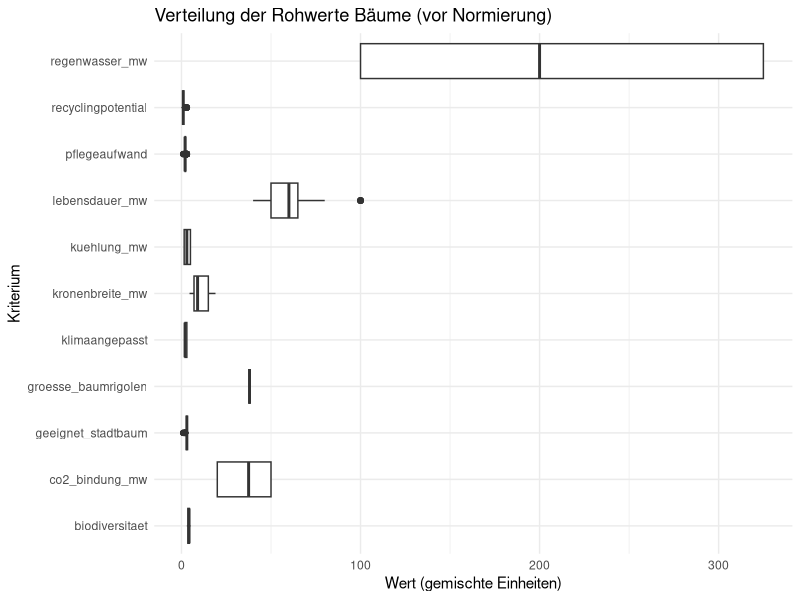
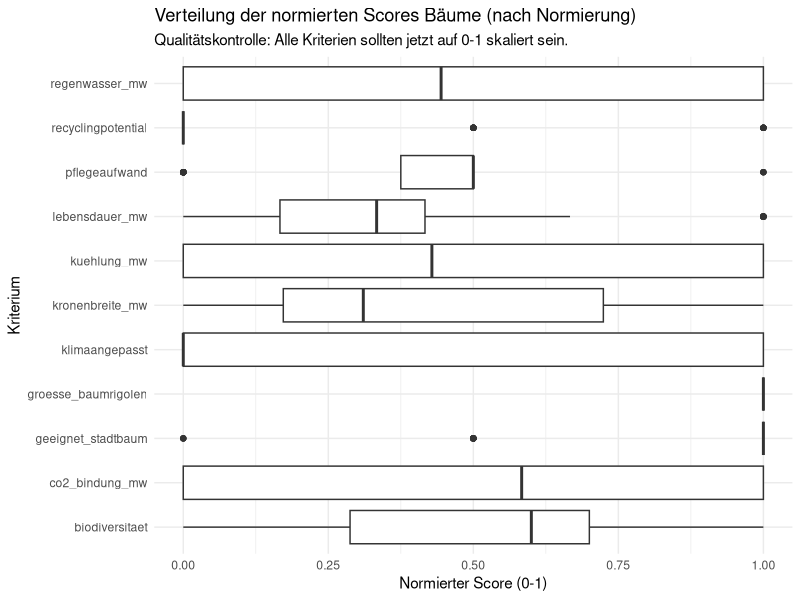
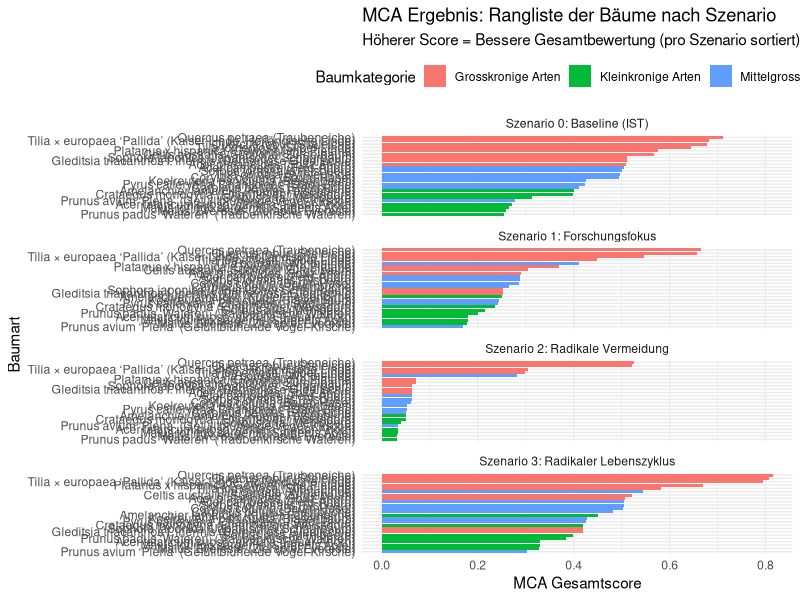
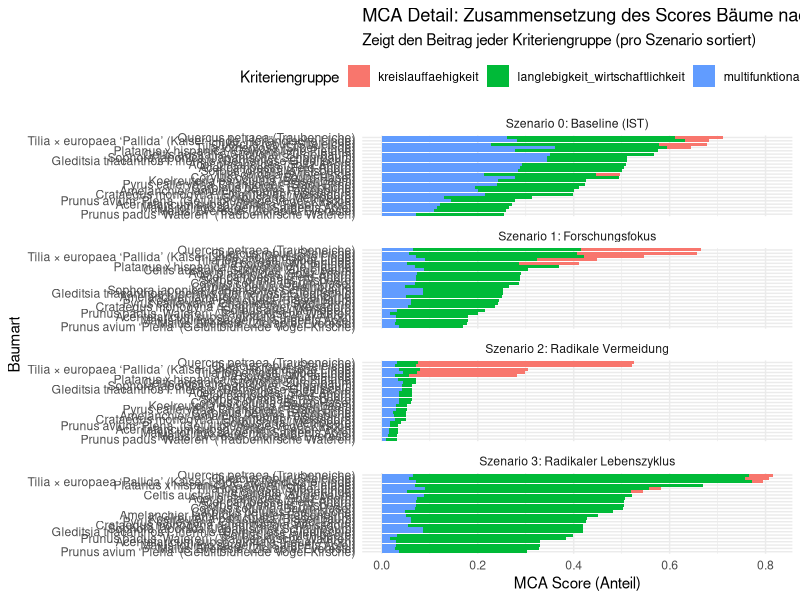
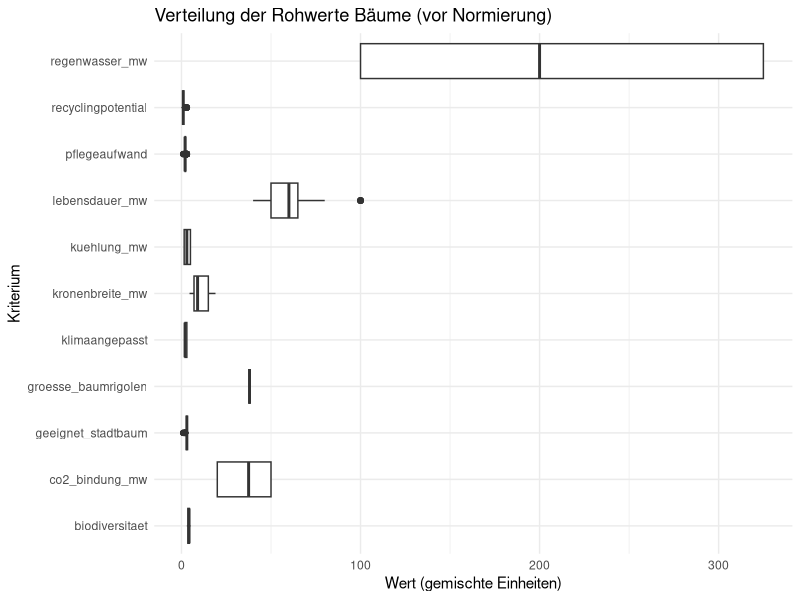
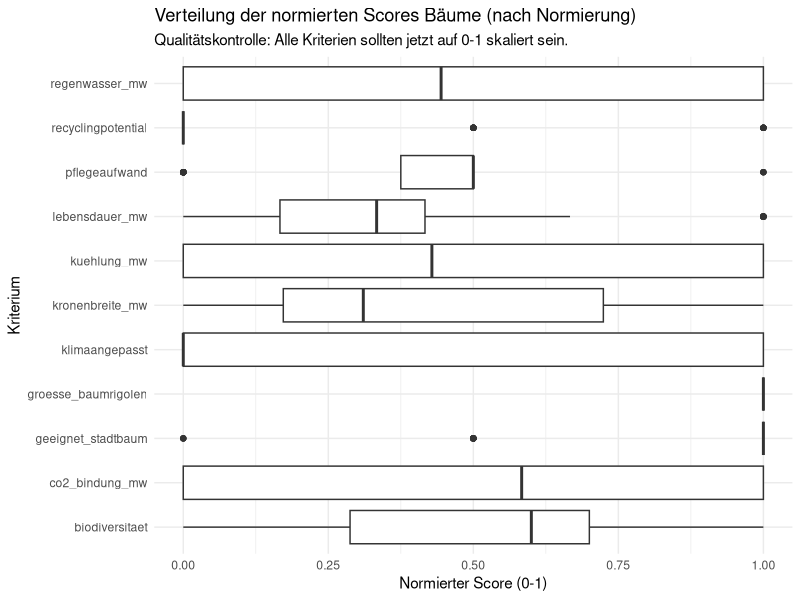
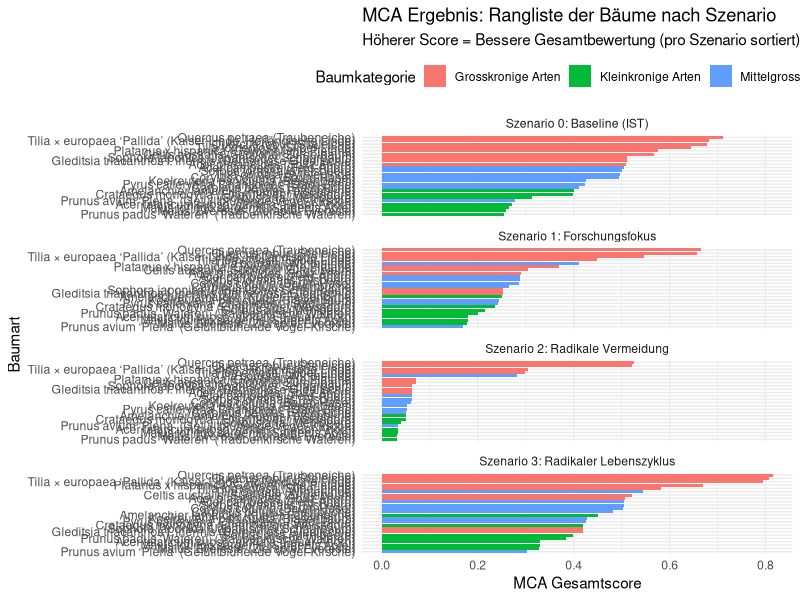
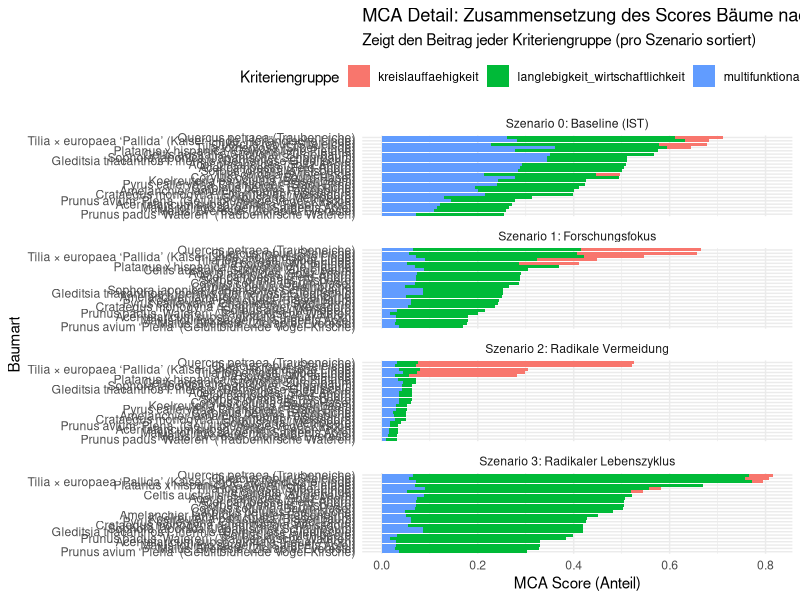

Here is the R script that generated these plots, in order: (Note: this script raises an error after producing the figures.)
## ---- chunk 1
library(tidyverse)
library(readr)
library(ggplot2)
library(forcats)
library(tidytext)
## ---- chunk 2
# Liest die Rohdaten für die Bäume ein
df_baeume_raw <- read_delim(
  "01_data_input/Baeume_tidy.csv", delim = ";"
)

# Liest die Gewichtungen für alle vier Szenarien ein
weights_s0_raw <- read_delim(
  "01_data_input/Baeume_Gewichtung_Szenario0.csv",
  delim = ";"
)
weights_s1_raw <- read_delim(
  "01_data_input/Baeume_Gewichtung_Szenario1.csv",
  delim = ";"
)
weights_s2_raw <- read_delim(
  "01_data_input/Baeume_Gewichtung_Szenario2.csv",
  delim = ";"
)
weights_s3_raw <- read_delim(
  "01_data_input/Baeume_Gewichtung_Szenario3.csv",
  delim = ";"
)
## ---- chunk 3
# A. Bereinigung der Rohdaten (Baeume_tidy.csv)
# Wähle die relevanten Spalten aus (ggf. anpassen, falls du mehr/weniger Spalten hast)
df_baeume <- df_baeume_raw %>%
  select(baumkategorie, baumart, lebensdauer_mw:recyclingpotential) # Annahme der Spaltennamen

# B. Bereinigung der Gewichtungen (ALLE SZENARIEN)
df_weights_s0 <- weights_s0_raw %>%
  mutate(szenario = "Szenario 0: Baseline (IST)")
df_weights_s1 <- weights_s1_raw %>%
  mutate(szenario = "Szenario 1: Forschungsfokus")
df_weights_s2 <- weights_s2_raw %>%
  mutate(szenario = "Szenario 2: Radikale Vermeidung")
df_weights_s3 <- weights_s3_raw %>%
  mutate(szenario = "Szenario 3: Radikaler Lebenszyklus")

# Binden zu einer Tabelle und Gesamtgewicht berechnen
df_weights <- bind_rows(df_weights_s0, df_weights_s1, df_weights_s2, df_weights_s3) %>%
  mutate(
    gewicht = group_weight * within_group_weight
  ) %>%
  rename(
    bewertungskategorie = criterion_id
  ) %>%
  select(szenario, bewertungskategorie, gewicht, group_id)

print("--- Finale Gewichtungs-Tabelle Bäume (df_weights) ---")
print(df_weights, n = 52) # 4 Szenarien * 13 Zeilen (11 Kriterien + 2 leere)




## ---- chunk 4
# 3.1 Wide-to-Long: Transformation der Rohdaten
df_baeume_long <- df_baeume %>%
  pivot_longer(
    # --- ANGEPASSTE AUSWAHL FÜR BÄUME ---
    # Nimmt alle Spalten von lebensdauer_mw bis recyclingpotential
    cols = c(lebensdauer_mw:recyclingpotential),
    # ------------------------------------
    names_to = "bewertungskategorie",
    values_to = "wert"
  )

# 3.2 JOIN: Verknüpfung mit Gewichtungstabelle
df_baeume_joined <- df_baeume_long %>%
  left_join(df_weights,
            by = "bewertungskategorie",
            relationship = "many-to-many"
  )
## ---- chunk 5
# Boxplot der Rohwerte für Bäume
plot_rohwerte_baeume <- ggplot(df_baeume_joined, aes(x = bewertungskategorie, y = wert)) +
  geom_boxplot() +
  coord_flip() +
  labs(
    title = "Verteilung der Rohwerte Bäume (vor Normierung)",
    x = "Kriterium",
    y = "Wert (gemischte Einheiten)"
  ) +
  theme_minimal()

print(plot_rohwerte_baeume)
ggsave("02_export/plots/check_01_rohwerte_verteilung_baeume.png", plot = plot_rohwerte_baeume, width = 10, height = 7)


## ---- chunk 6
# 5.1 Definieren: Welche Baum-Kriterien sind 'schlechter', wenn sie 'höher' sind?
# --- ANGEPASSTE LISTE FÜR BÄUME ---
kriterien_lower_is_better_baeume <- c(
  "pflegeaufwand",
  "groesse_baumrigolen"
)
# ----------------------------------

# 5.2 Min-Max-Skalierung (Normierung)

# 5.2a: Min/Max-Werte berechnen
df_baeume_with_minmax <- df_baeume_joined %>%
  filter(!is.na(wert)) %>%
  filter(!is.na(gewicht)) %>% # Ignoriert Kriterien ohne Gewicht (wie 'umweltbelastung')
  group_by(bewertungskategorie) %>%
  mutate(
    min_wert = min(wert, na.rm = TRUE),
    max_wert = max(wert, na.rm = TRUE)
  ) %>%
  ungroup()

# Überprüfung Min/Max
df_min_max_summary_baeume <- df_baeume_with_minmax %>%
  select(bewertungskategorie, min_wert, max_wert) %>%
  distinct()

print("--- Min/Max-Werte pro Baum-Kriterium ---")
print(df_min_max_summary_baeume)

# 5.2b: Skalierung auf 0-1 berechnen
df_baeume_normalized <- df_baeume_with_minmax %>%
  mutate(
    score_normiert = case_when(
      (max_wert - min_wert) == 0 ~ 1,
      # --- ANGEPASST ---
      !(bewertungskategorie %in% kriterien_lower_is_better_baeume) ~ (wert - min_wert) / (max_wert - min_wert),
      bewertungskategorie %in% kriterien_lower_is_better_baeume ~ 1 - ((wert - min_wert) / (max_wert - min_wert))
      # ---------------
    )
  )
## ---- chunk 7
# Boxplot der normierten Scores für Bäume
plot_normiert_baeume <- ggplot(df_baeume_normalized, aes(x = bewertungskategorie, y = score_normiert)) +
  geom_boxplot() +
  coord_flip() +
  scale_y_continuous(limits = c(0, 1)) +
  labs(
    title = "Verteilung der normierten Scores Bäume (nach Normierung)",
    subtitle = "Qualitätskontrolle: Alle Kriterien sollten jetzt auf 0-1 skaliert sein.",
    x = "Kriterium",
    y = "Normierter Score (0-1)"
  ) +
  theme_minimal()

print(plot_normiert_baeume)
ggsave("02_export/plots/check_02_normierte_scores_baeume.png", plot = plot_normiert_baeume, width = 10, height = 7)

## ---- chunk 8
# 7.1 Berechnung des gewichteten Scores
df_mca_calculated_baeume <- df_baeume_normalized %>%
  mutate(
    MCA_score_kriterium = score_normiert * gewicht
  )

# 7.2 Aggregation pro Baum & Szenario
df_mca_total_baeume <- df_mca_calculated_baeume %>%
  group_by(szenario, baumkategorie, baumart) %>% # <-- Spaltennamen ggf. anpassen
  summarise(
    MCA_gesamtscore = sum(MCA_score_kriterium, na.rm = TRUE)
  ) %>%
  ungroup() %>%
  arrange(szenario, desc(MCA_gesamtscore))

print("--- MCA Gesamtergebnis Bäume (sortiert) ---")
print(df_mca_total_baeume, n = Inf) # n = Inf zeigt alle Zeilen

# ---
# NEU: Block 7.3 - Auswahl der Top 3 Bäume pro Szenario
# ---
N_BAEUME_AUSWAEHLEN <- 3

df_sieger_baeume <- df_mca_total_baeume %>%
  group_by(szenario) %>%
  slice_max(MCA_gesamtscore, n = N_BAEUME_AUSWAEHLEN) %>%
  ungroup() %>%
  arrange(szenario, desc(MCA_gesamtscore))

print(paste("--- Top", N_BAEUME_AUSWAEHLEN, "Bäume pro Szenario (für Artenvielfalt) ---"))
print(df_sieger_baeume, n = Inf)
# ----------------------------------------------------


## ---- chunk 9

#| label: fig-mca-plots-baeume-vertical-wide
#| fig.width: 10   # --- ERHÖHT: Mehr Breite für die Plots ---
#| fig.height: 25  # (Höhe bleibt, war ja gut)
#| out.width: "95%" # --- ERHÖHT: Nutzt fast die volle Seitenbreite ---
#| out.height: "auto"
#| dpi: 300  

# Plot 1: Gesamtergebnis (Ranking) für Bäume
plot_mca_total_baeume <- ggplot(df_mca_total_baeume,
       aes(x = MCA_gesamtscore,
           y = tidytext::reorder_within(baumart, MCA_gesamtscore, szenario),
           fill = baumkategorie)) +
  geom_col() +
  tidytext::scale_y_reordered() +
  facet_wrap(~ szenario, scales = "free_y", ncol = 1) +
  labs(
    title = "MCA Ergebnis: Rangliste der Bäume nach Szenario",
    subtitle = "Höherer Score = Bessere Gesamtbewertung (pro Szenario sortiert)",
    x = "MCA Gesamtscore",
    y = "Baumart",
    fill = "Baumkategorie"
  ) +
  theme_minimal() +
  theme(legend.position = "top")

print(plot_mca_total_baeume)
# --- ANGEPASSTE BREITE (für ggsave) ---
ggsave("02_export/plots/mca_gesamtergebnis_alle_szenarien_baeume_vertical.png",
       plot = plot_mca_total_baeume, width = 10, height = 20) # width erhöht
# ------------------------------------


# Plot 2: Detail-Zusammensetzung für Bäume
# 1. Daten vorbereiten (keine Änderung)
df_mca_groups_baeume <- df_mca_calculated_baeume %>%
  group_by(szenario, baumkategorie, baumart, group_id) %>%
  summarise(gruppen_score = sum(MCA_score_kriterium, na.rm = TRUE)) %>%
  ungroup() %>%
  left_join(df_mca_total_baeume, by = c("szenario", "baumkategorie", "baumart"))

# 2. Gestapeltes Diagramm plotten
plot_mca_stacked_baeume <- ggplot(df_mca_groups_baeume,
       aes(x = gruppen_score,
           y = tidytext::reorder_within(baumart, MCA_gesamtscore, szenario),
           fill = group_id)) +
  geom_col(position = "stack") +
  tidytext::scale_y_reordered() +
  facet_wrap(~ szenario, scales = "free_y", ncol = 1) +
  labs(
    title = "MCA Detail: Zusammensetzung des Scores Bäume nach Szenario",
    subtitle = "Zeigt den Beitrag jeder Kriteriengruppe (pro Szenario sortiert)",
    x = "MCA Score (Anteil)",
    y = "Baumart",
    fill = "Kriteriengruppe"
  ) +
  theme_minimal() +
  theme(legend.position = "top")

print(plot_mca_stacked_baeume)
# --- ANGEPASSTE BREITE (für ggsave) ---
ggsave("02_export/plots/mca_detail_gruppen_alle_szenarien_baeume_vertical.png",
       plot = plot_mca_stacked_baeume, width = 11, height = 20) # width erhöht
# ------------------------------------
## ---- chunk 10

# 1. Speichern der finalen MCA-Rangliste (alle Bäume, alle Szenarien)
write_csv2(
  df_mca_total_baeume,
  file = "02_export/tables/mca_rangliste_alle_szenarien_baeume.csv"
)

# 2. Speichern der kompletten Berechnungs-Details
write_csv2(
  df_mca_calculated_baeume,
  file = "02_export/tables/mca_details_berechnung_alle_szenarien_baeume.csv"
)

# --- NEU: Speichern der Top-3-Auswahl ---
write_csv2(
  df_sieger_baeume,
  file = "02_export/tables/mca_top3_baeume_pro_szenario.csv"
)
# ---------------------------------------
